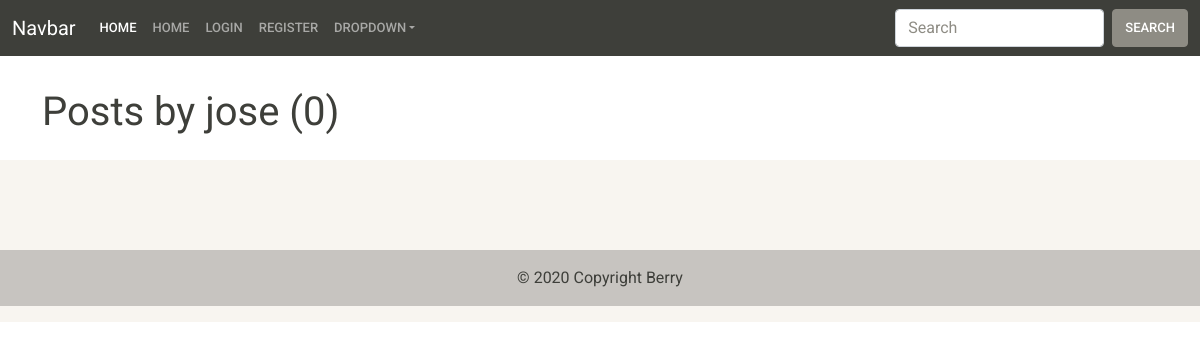
/user/jose, run on an earlier commit of the app's database.
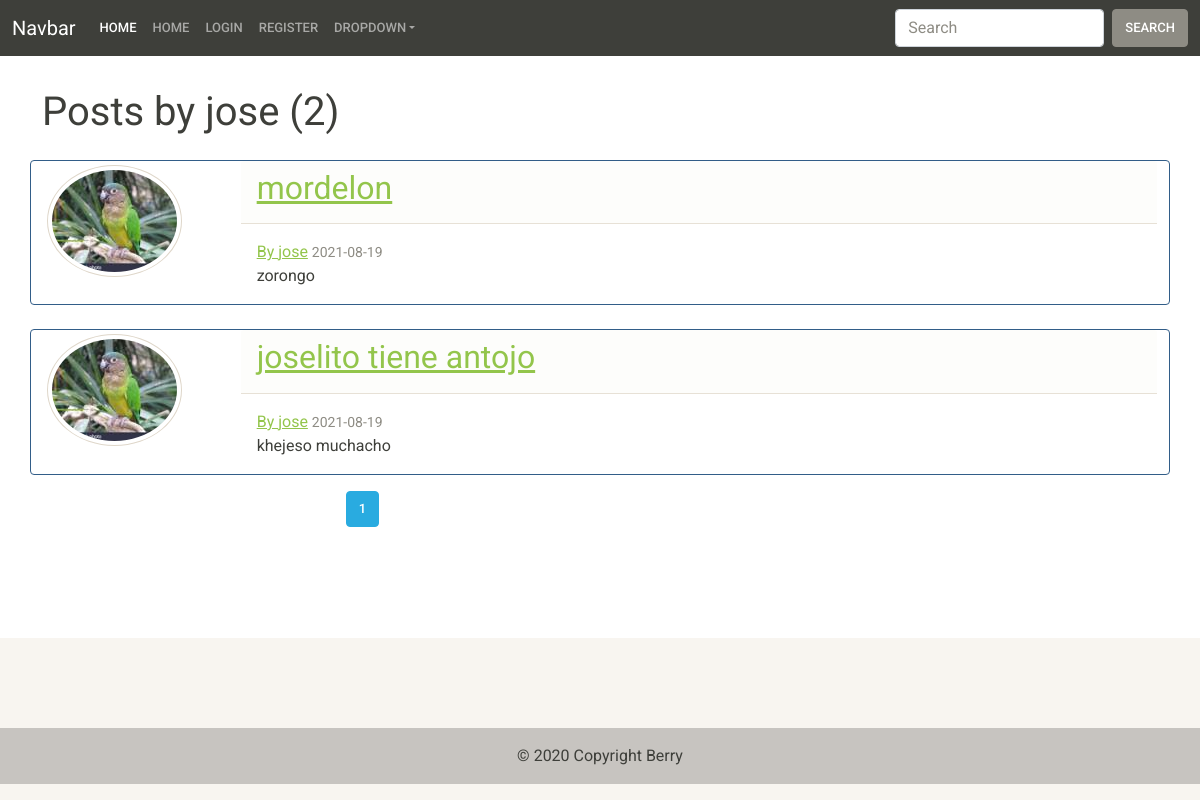
And on a later commit of the database.
### Berry/models.py (models this page shows, shortened)
class User(db.Model, UserMixin):
    id = db.Column(db.Integer, primary_key=True)
    username = db.Column(db.String(20), unique=True, nullable=False)
    email = db.Column(db.String(120), unique=True, nullable=False)
    image_file = db.Column(
        db.String(20), default='default.jpg', nullable=False)
    password = db.Column(db.String(60), nullable=False)
    posts = db.relationship('Post', backref='author', lazy=True)

class Post(db.Model):
    id = db.Column(db.Integer, primary_key=True)
    title = db.Column(db.String(100), unique=True, nullable=False)
    date_post = db.Column(db.DateTime, nullable=False, default=datetime.utcnow)
    content = db.Column(db.Text, nullable=False)
    user_id = db.Column(db.Integer, db.ForeignKey('user.id'), nullable=False)

### Berry/routes.py (the view)
@app.route("/user/<string:username>")
def user_posts(username):
    page = request.args.get('page', 1, type=int)
    user = User.query.filter_by(username=username).first_or_404()
    posts = Post.query.filter_by(author=user)\
        .order_by(Post.date_post.desc())\
        .paginate(page = page,per_page=5)
    return render_template('user_posts.html', posts=posts, user=user)

### Berry/templates/user_posts.html
{% extends "layout.html" %}
{% block content %}
    <div class = "my-2">
        <div class = "container my-4">
            <h1> Posts by {{ user.username }} ({{ posts.total }}) </h1>
        </div>
        {% for post in posts.items %}
        <div class = "card border-primary mb-3 container">
            <div class = "row">
                <div class = "col-sm-2 m-1">
                    <img class="rounded-circle img-thumbnail" src="{{ url_for('static', filename='profile_pics/' + post.author.image_file ) }}">
                </div>
                <div class = "col-sm">
                    <div class = "card-header">
                        <h2><a href="{{ url_for('post', post_id=post.id) }}">{{ post.title }}</a></h2>
                    </div>
                    <div class = "card-body">
                        <a class = "card-title mr-2" href="{{ url_for('user_posts', username = post.author.username ) }}"> By {{ post.author.username }}</a>
                        <small class="text-muted"> {{ post.date_post.strftime('%Y-%m-%d') }}</small>
                        <p class = "card-text">{{ post.content }}</p>
                    </div>
                </div>
            </div>
        </div>
    </div>
    {% endfor %}
    <div class = "container text-center">
        <div class = "row">
            <div class="col-lg-7">
                {% for page_num in posts.iter_pages() %}
                    {% if page_num %}
                        {% if posts.page == page_num %}
                            <a class = "btn btn-info mb-4" href="{{ url_for('user_posts', username=user.username, page=page_num) }}"> {{ page_num }}</a>
                        {% else %}
                            <a class = "btn btn-outline-info mb-4" href="{{ url_for('user_posts', username=user.username, page=page_num) }}"> {{ page_num }}</a>
                        {% endif %}
                        {% else %}
                        ...
                    {% endif %}
                {% endfor %}
            </div>
        </div>
    </div>
{% endblock content %}

### Berry/templates/layout.html (shortened to what this page needs)
<!DOCTYPE html>
<html lang="en" class ="h-100">
<head>
    <link rel= "stylesheet" type= "text/css" href= "{{ url_for('static',filename='styles/bootstrap.css') }}">
</head>
<body class="d-flex flex-column h-100">
<nav class="navbar navbar-expand-lg navbar-dark bg-primary">
    <div class="container-fluid">
        <a class="navbar-brand" href="{{ url_for('home') }}">Navbar</a>
        <div class="collapse navbar-collapse" id="navbarColor01">
        <ul class="navbar-nav me-auto">
            {% if title %}
                <li class="nav-item">
                <a class="nav-link active" href="#"> {{ title }}
                    <span class="visually-hidden">(current)</span>
                </a>
                </li>
            {% else %}
                <li class="nav-item">
                <a class="nav-link active" href="#"> Home
                </a>
                </li>
            {% endif %}
            <li class="nav-item">
            <a class="nav-link" href="{{ url_for('home') }}">Home</a>
            </li>
            {% if current_user.is_authenticated %}
                <li class="nav-item">
                    <a class="nav-link" href="{{ url_for('logout') }}">Logout</a>
                </li>
            {% else %}
                <li class="nav-item">
                    <a class="nav-link" href="{{ url_for('login') }}">Login</a>
                </li>
            {% endif %}
            {% if current_user.is_authenticated == False%}
                <li class="nav-item">
                    <a class="nav-link" href="{{ url_for('register') }}">Register</a>
                </li>
            {% endif %}
            <li class="nav-item dropdown">
            <a class="nav-link dropdown-toggle" data-bs-toggle="dropdown" href="#" role="button" aria-haspopup="true" aria-expanded="false">Dropdown</a>
            </li>
        </ul>
        <form class="d-flex">
            <input class="form-control me-sm-2" type="text" placeholder="Search">
            <button class="btn btn-secondary my-2 my-sm-0" type="submit">Search</button>
        </form>
        </div>
    </div>
    </nav>
    {% block content %}{% endblock %}
    <footer class="footer mt-auto py-3 bg-light text-center text-white" style="background-color: #f1f1f1;">
        <div class="container pt-4">
          <section class="mb-4">
            <a
              class="btn btn-link btn-floating btn-lg text-dark m-1"
              href="#!"
              role="button"
              data-mdb-ripple-color="dark"
              ></a>
            <a
              class="btn btn-link btn-floating btn-lg text-dark m-1"
              href="#!"
              role="button"
              data-mdb-ripple-color="dark"
              ></a>
          </section>
        </div>
        <div class="text-center text-dark p-3" style="background-color: rgba(0, 0, 0, 0.2);">
            © 2020 Copyright Berry
        </div>
    </footer>
</body>
</html>

What changed in the data, as far as the page shows it:
added Post: image_file (placeholder picture), title "mordelon", author.username "jose", date_post "2021-08-19", content "zorongo"
added Post: image_file (placeholder picture), title "joselito tiene antojo", author.username "jose", date_post "2021-08-19", content "khejeso muchacho"
Also different on the page:
{{ posts.total }}: "0" → "2"
new list line: "1"
